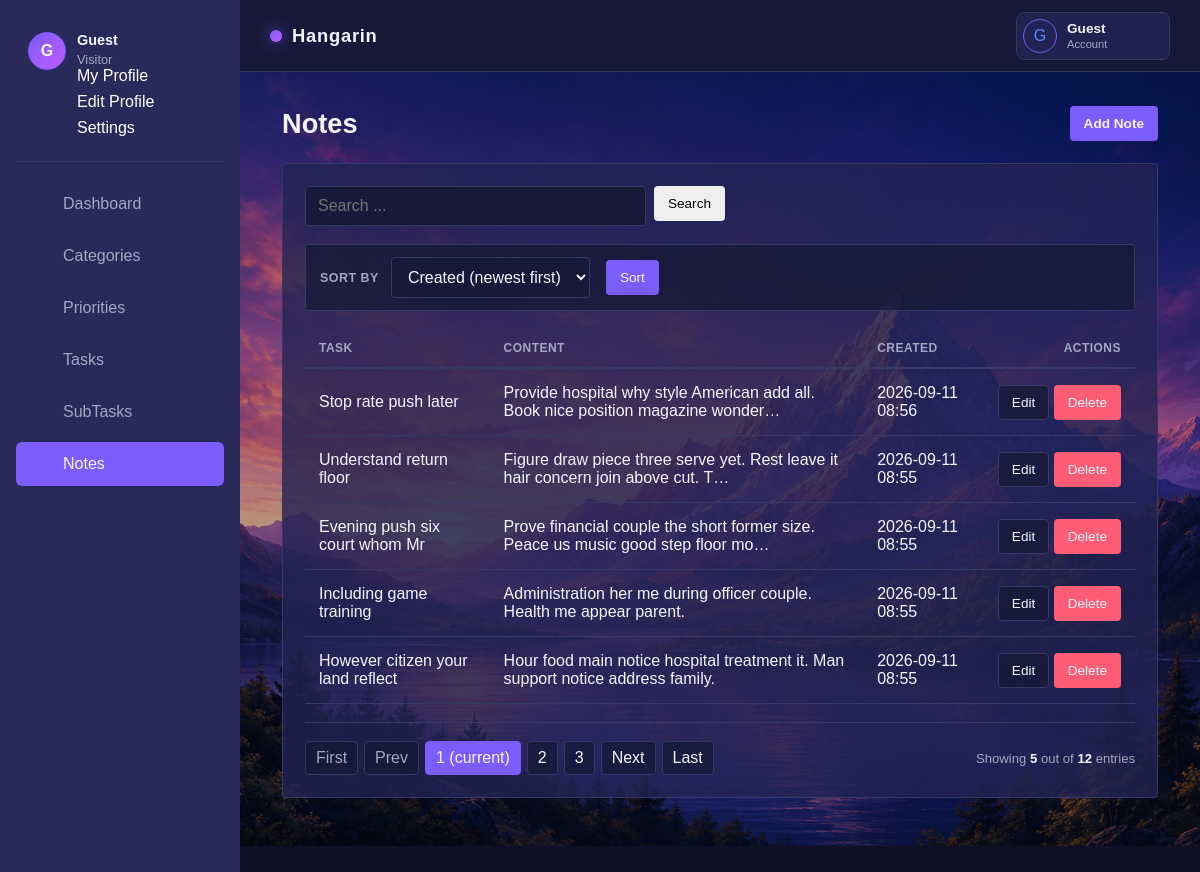
The app's page /notes/ with its own data.
### app/models.py (models this page shows, shortened)
class Note(models.Model):
    task = models.ForeignKey(Task, on_delete=models.CASCADE, related_name='notes')
    content = models.TextField()
    created_at = models.DateTimeField(auto_now_add=True)
    class Meta:
        ordering = ('-created_at',)

class Task(models.Model):
    class Status(models.TextChoices):
        TODO = 'todo', 'To do'
        IN_PROGRESS = 'in_progress', 'In progress'
        DONE = 'done', 'Done'
    title = models.CharField(max_length=200)
    description = models.TextField(blank=True)
    status = models.CharField(max_length=20, choices=Status.choices, default=Status.TODO)
    is_deleted = models.BooleanField(default=False)
    deadline = models.DateTimeField(blank=True, null=True)
    priority = models.ForeignKey(Priority, on_delete=models.PROTECT, blank=True, null=True)
    category = models.ForeignKey(Category, on_delete=models.SET_NULL, blank=True, null=True)
    created_at = models.DateTimeField(auto_now_add=True)
    updated_at = models.DateTimeField(auto_now=True)
    class Meta:
        ordering = ('status', 'deadline', '-created_at')

### app/views.py (the view)
# urls.py: path('notes/', views.NoteListView.as_view(), name='note-list'),
class NoteListView(SearchSortListView):
	model = Note
	template_name = 'hangarin/note_list.html'
	context_object_name = 'notes'
	search_fields = ('content', 'task__title')
	allowed_sort_fields = ('task__title', 'content', 'created_at', '-created_at')
	default_sort = '-created_at'

### app/views.py (called while the page is built)
	def get_queryset(self):
		queryset = self.model.objects.all()
		query = self.request.GET.get('q', '').strip()
		if query:
			search = Q()
			for field in self.search_fields:
				search |= Q(**{f'{field}__icontains': query})
			queryset = queryset.filter(search)
		sort_by = self.request.GET.get('sort_by', self.default_sort)
		if sort_by not in self.allowed_sort_fields:
			sort_by = self.default_sort
		self.sort_by = sort_by
		return queryset.order_by(sort_by)

	def get_context_data(self, **kwargs):
		context = super().get_context_data(**kwargs)
		context['q'] = self.request.GET.get('q', '')
		context['sort_by'] = self.sort_by
		return context

### app/templates/hangarin/note_list.html (shortened to what this page needs)
{% extends 'base.html' %}
{% block content %}
<main class="content tab-page tab-page-notes">
  <div class="container-fluid tab-container">
    <h4 class="page-title d-flex justify-content-between align-items-center">
      <span>Notes</span>
      <a href="{% url 'note-add' %}" class="btn btn-primary btn-sm">Add Note</a>
    </h4>
    <section class="card tab-card">
      <div class="card-body table-responsive">
        {% include 'includes/search_form.html' %}
        {% with current=sort_by|default:'-created_at' %}
        <div class="sort-toolbar">
          <form method="get" class="row g-2 align-items-center">
            <div class="col-auto">
              <label for="noteSortSelect" class="col-form-label">Sort by</label>
            </div>
            <div class="col-auto">
              <select class="form-control form-control-sm" id="noteSortSelect" name="sort_by" onchange="this.form.submit()">
                <option value="-created_at" {% if current == '-created_at' %}selected{% endif %}>Created (newest first)</option>
              </select>
            </div>
            <div class="col-auto">
              <button type="submit" class="btn btn-primary btn-sm btn-rounded">Sort</button>
            </div>
          </form>
        </div>
        {% endwith %}
        <table class="table">
          <thead>
            <tr>
              <th>Task</th>
              <th>Content</th>
              <th>Created</th>
              <th class="text-right text-nowrap">Actions</th>
            </tr>
          </thead>
          <tbody>
            {% for note in notes %}
            <tr>
              <td>{{ note.task.title }}</td>
              <td>{{ note.content|truncatechars:80 }}</td>
              <td>{{ note.created_at|date:'Y-m-d H:i' }}</td>
              <td class="text-right text-nowrap">
                <a href="{% url 'note-edit' note.pk %}" class="btn btn-sm btn-secondary">Edit</a>
                <a href="{% url 'note-delete' note.pk %}?next={{ request.get_full_path|urlencode }}" class="btn btn-sm btn-danger">Delete</a>
              </td>
            </tr>
            {% empty %}
            <tr>
              <td colspan="4">No notes yet.</td>
            </tr>
            {% endfor %}
          </tbody>
        </table>
        {% include 'includes/pagination.html' %}
      </div>
    </section>
  </div>
</main>
{% endblock %}

### static/css/dashboard-clean.css (style rules this page uses)
:root { --sidebar-width: 240px; --color-page: #0f1026; --color-secondary-page: #17183a; --color-panel: #222354; --color-sidebar: #292a5a; --color-sidebar-hover: #363866; --color-ink: #f5f5ff; --color-muted: #a5a6c5; --color-blue: #7c5cfc; --color-blue-hover: #9278ff; --color-cyan: #4f8cff; --color-magenta: #c05cff; --color-success: #38d39f; --color-warning: #ffb84d; --color-danger: #ff5c75; --color-border: #363866; --color-soft-border: #363866; --color-soft: #17183a; --color-input: #17183a; --container-panel: color-mix(in srgb, var(--color-panel) 80%, transparent); --container-soft: color-mix(in srgb, var(--color-soft) 80%, transparent); --content-padding: 34px 42px 48px; --radius: 4px; --transition: 150ms ease; }
* { box-sizing: border-box; }
body { margin: 0; background: var(--color-page); color: var(--color-ink); font-family: Arial, sans-serif; }
.content, .dashboard-content { min-height: calc(100vh - 72px); padding: var(--content-padding); background-color: var(--color-page); background-image: url('../img/background.png'); background-position: center; background-size: cover; background-attachment: fixed; }
html[data-theme="nebula"] .content, html[data-theme="nebula"] .dashboard-content { background-image: url('../img/background.png'); }
.content .container-fluid { max-width: 1180px; margin: 0 auto; }
.tab-container { width: 100%; }
.tab-card { min-height: 240px; }
.dashboard-header, .panel-heading, .content .page-title { display: flex; align-items: center; justify-content: space-between; gap: 18px; }
.dashboard-header h1, .panel-heading h2, .content .page-title { color: var(--color-ink); }
.dashboard-header h1, .panel-heading h2, .content .page-title { margin-top: 0; }
.dashboard-action, .content .btn { display: inline-block; border-radius: var(--radius); text-decoration: none; cursor: pointer; }
.metric-card, .dashboard-panel, .content .card { background: var(--container-panel); border: 1px solid var(--color-border); border-radius: var(--radius); }
.content .page-title { margin-bottom: 22px; font-size: 1.7rem; }
.content .card { overflow: hidden; }
.content .card-body { padding: 22px; }
.content .table-responsive { overflow-x: auto; }
.content .table { width: 100%; margin: 18px 0 0; border-collapse: collapse; color: var(--color-ink); text-align: left; }
.content .table th { padding: 12px 14px; border-bottom: 2px solid var(--color-border); color: var(--color-muted); font-size: 0.75rem; letter-spacing: 0.04em; text-transform: uppercase; }
.content .table td { padding: 15px 14px; border-bottom: 1px solid var(--color-soft-border); vertical-align: middle; }
.content .text-right { text-align: right; }
.content .btn { padding: 9px 13px; border: 1px solid transparent; font-size: 0.85rem; }
.content .btn-primary { background: var(--color-blue); color: var(--color-ink); }
.content .btn-secondary, .content .btn-light { border-color: var(--color-border); background: var(--container-soft); color: var(--color-ink); }
.content .btn-danger { background: var(--color-danger); color: var(--color-ink); }
.content .form-control, .content select, .content input, .content textarea { width: 100%; padding: 10px 12px; border: 1px solid var(--color-border); border-radius: var(--radius); background: var(--color-input); color: var(--color-ink); font: inherit; }
.content label { display: block; margin-bottom: 7px; color: var(--color-ink); font-size: 0.88rem; font-weight: 600; }
.search-toolbar, .sort-toolbar { display: flex; align-items: center; flex-wrap: wrap; gap: 10px; }
.search-toolbar .btn, .sort-toolbar .btn { white-space: nowrap; }
.sort-toolbar { padding: 12px 14px; margin-bottom: 4px; border: 1px solid var(--color-soft-border); border-radius: var(--radius); background: var(--container-soft); }
.sort-toolbar form { display: flex; align-items: center; flex-wrap: wrap; gap: 12px; width: 100%; }
.sort-toolbar .col-auto { display: flex; align-items: center; }
.sort-toolbar label { margin: 0; color: var(--color-muted); font-size: 0.78rem; letter-spacing: 0.04em; text-transform: uppercase; }
.sort-toolbar select { width: auto; min-width: 180px; }
.sort-toolbar .btn { margin-left: 4px; }
.content .text-nowrap { white-space: nowrap; }
.content .table td:last-child { white-space: nowrap; }

### records on screen
Note: task "Stop rate push later", content "Provide hospital why style American add all. Book nice position magazine wonder…", created_at "2026-09-11 08:56"
Note: task "Understand return floor", content "Figure draw piece three serve yet. Rest leave it hair concern join above cut. T…", created_at "2026-09-11 08:55"
Note: task "Evening push six court whom Mr", content "Prove financial couple the short former size. Peace us music good step floor mo…", created_at "2026-09-11 08:55"
Note: task "Including game training", content "Administration her me during officer couple. Health me appear parent.", created_at "2026-09-11 08:55"
Note: task "However citizen your land reflect", content "Hour food main notice hospital treatment it. Man support notice address family.", created_at "2026-09-11 08:55"

### other values on screen
{{ request.user.username|default:'G'|slice:':1'|upper }} "G"
{{ request.user.username|default:'Guest' }} "Guest"
{{ request.user.is_authenticated|yesno:'Administrator,Visitor' }} "Visitor"
{{ page_num }} "1"
{{ page_num }} "2" "3"
{{ object_list.count }} "5"
{{ paginator.count }} "12"
